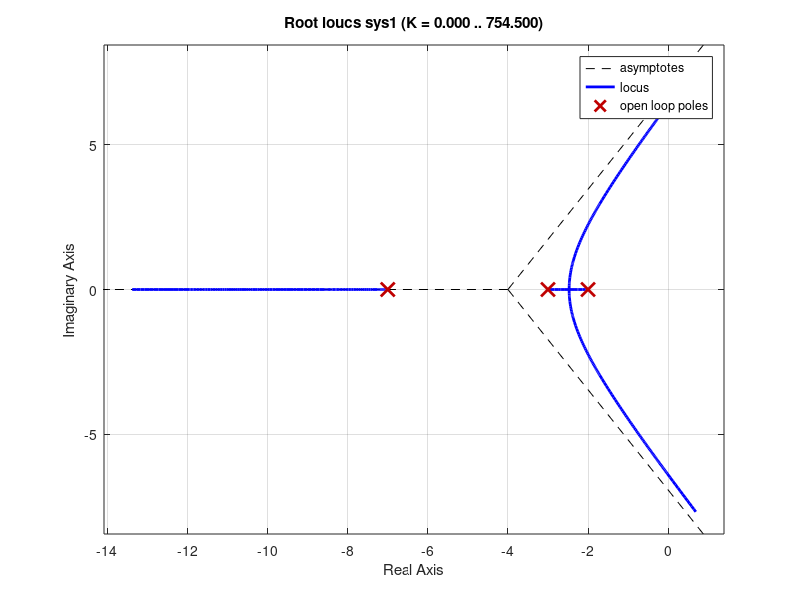
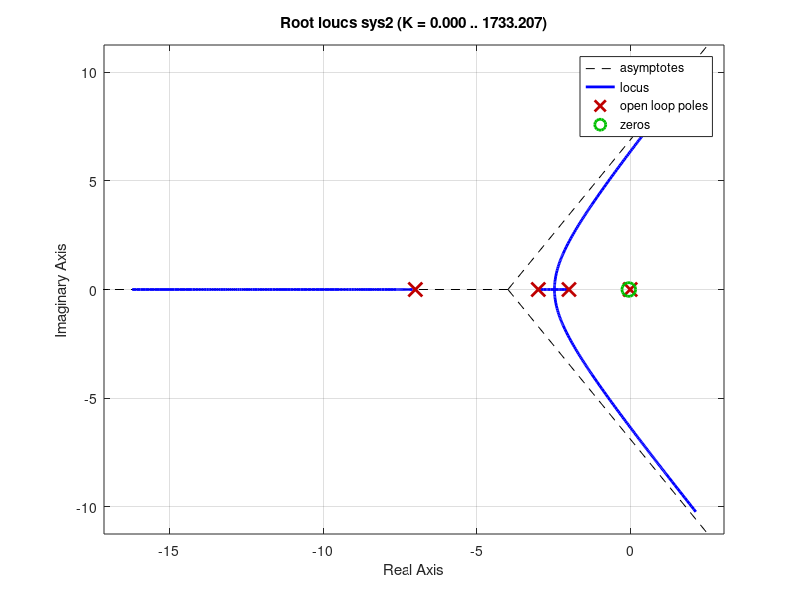

Source code (MATLAB) for these figures, in order: (Note: this script raises an error after producing the figures.)
num1=[1];
dem1=[1 12 41 42];
sys1=tf(num1,dem1);
rlocus(sys1);

figure(2);
num2=[1 .0548];
dem2=[1 12.01 41.12 42.41 .42];
sys2=tf(num2,dem2);
rlocus(sys2);
figure(3);
feed2=feedback(sys2,1);
stepplot(feed2)
